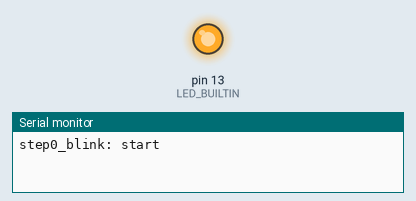
This sketch was run on a simulated Arduino Uno, built with avr-gcc and run on an emulated ATmega328P. On the bench: output pins drawn as LEDs (lit = HIGH), the last lines printed to the serial monitor.

Above: at 0.06 s.
At 1.0 s:
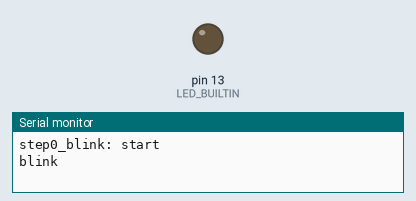
Timing chart, 0 to 3.7 s (numbered marks = the images above):
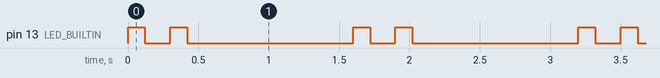

The sketch:

step0_blink.ino
```cpp
/*
 * step0_blink.ino — ステップ0：開発環境と書き込みの確認
 *
 * 基板上のLED（D13）を「短く2回光る → 1秒休む」のくり返しで点滅させる。
 * 出荷時に入っていることが多い普通のBlink（1秒ごとの点滅）と見分けがつくようにしてある。
 * あわせてシリアルモニタ（9600bps）に1周ごとに1行出す。
 *
 * 合格条件：書き込み後、LEDが「ピカピカ・休み」のパターンで光る。
 */

void setup() {
  pinMode(LED_BUILTIN, OUTPUT);
  Serial.begin(9600);
  Serial.println(F("step0_blink: start"));
}

void loop() {
  for (uint8_t i = 0; i < 2; i++) {
    digitalWrite(LED_BUILTIN, HIGH);
    delay(120);
    digitalWrite(LED_BUILTIN, LOW);
    delay(180);
  }
  Serial.println(F("blink"));
  delay(1000);
}
```

Measured:
- by itself, pin 13 (LED_BUILTIN): repeats every 1.6 s: LOW 0.18 s, HIGH 0.12 s, LOW 1.2 s, HIGH 0.12 s
- by itself, everything shown: repeats every 1.6 s, in 4 steps
